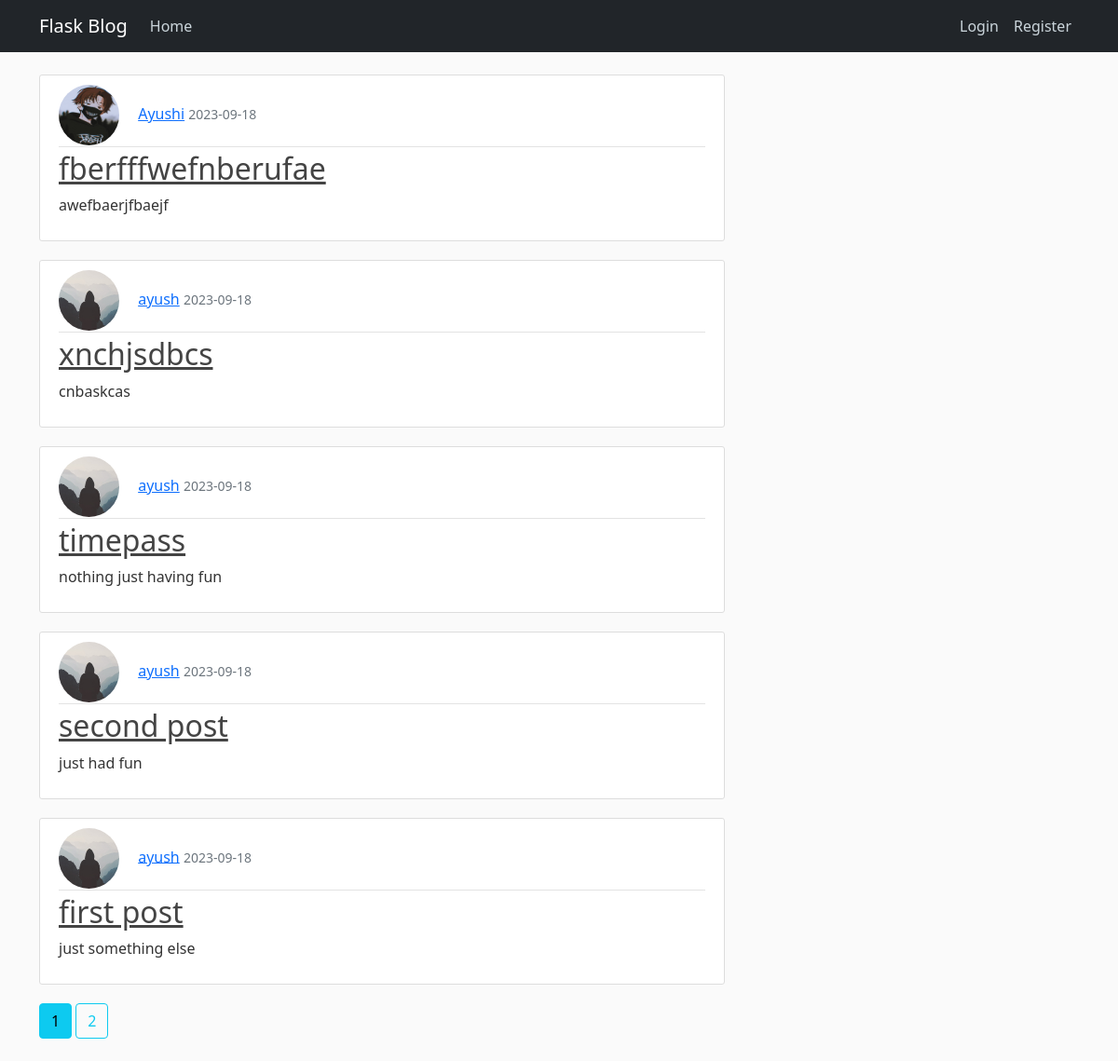
Page /home on the earlier database version.
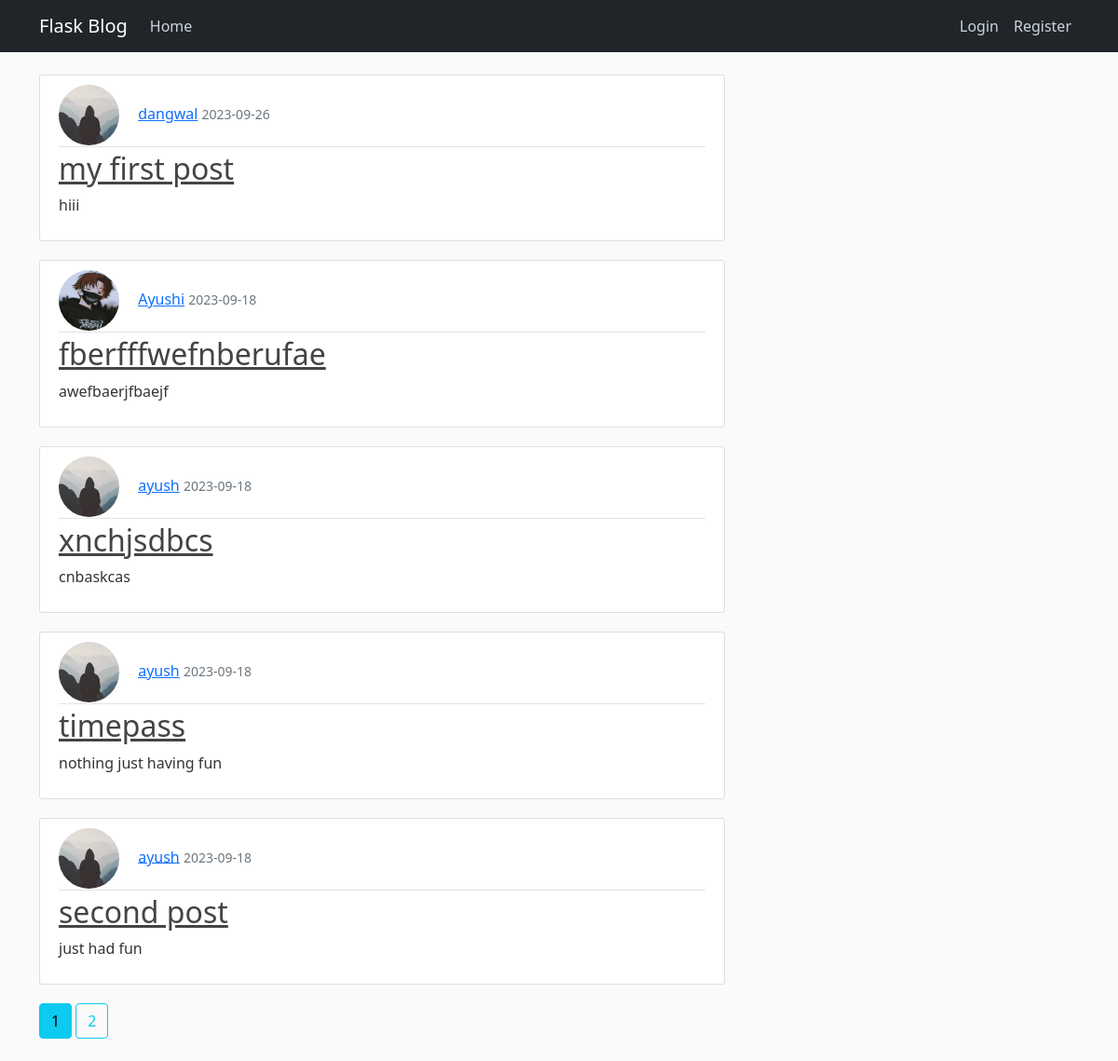
Same page on the later database version.
### flask_blog/models.py (models this page shows, shortened)
class Post(db.Model):
    id = db.Column(db.Integer, primary_key=True)
    title = db.Column(db.String(100), nullable=False)
    date_posted = db.Column(db.DateTime, nullable=False, default=datetime.utcnow)
    content = db.Column(db.Text, nullable=False)
    user_id = db.Column(db.Integer, db.ForeignKey("user.id"), nullable=False)

class User(db.Model, UserMixin):
    id = db.Column(db.Integer, primary_key=True)
    username = db.Column(db.String(20), unique=True, nullable=False)
    email = db.Column(db.String(120), unique=True, nullable=False)
    image_file = db.Column(db.String(20), nullable=False, default="default.jpg")
    password = db.Column(db.String(60), nullable=False)
    posts = db.relationship("Post", backref="Author", lazy=True)

### flask_blog/routes.py (the view)
@app.route("/")
@app.route("/home")
def home():
    page = request.args.get("page", 1, type=int)
    post = Post.query.order_by(Post.date_posted.desc()).paginate(page=page, per_page=5)
    return render_template("home.html", posts=post)

### flask_blog/templates/home.html (shortened to what this page needs)
{% extends "base.html" %}
{% block body %}
    {%for post in posts.items%}
    <article class="media content-section">
        <div class="media-body">
          <div class="article-metadata">
            <img class="rounded-circle article-img" src={{url_for('static',filename='pics/'+post.Author.image_file)}}>
            <a class="mr-2" href="{{url_for('user_post',username=post.Author.username)}}">{{ post.Author.username }}</a>
            <small class="text-muted">{{ post.date_posted.strftime('%Y-%m-%d') }}</small>
          </div>
          <h2><a class="article-title" href="{{url_for('post',post_id=post.id)}}">{{ post.title }}</a></h2>
          <p class="article-content">{{ post.content }}</p>
        </div>
      </article>
      {% endfor %}
      {% for page_num in posts.iter_pages(left_edge=1, right_edge=1,left_current=1,right_current=2) %}
              {%if page_num %}
                 {% if posts.page== page_num%}
                      <a class='btn btn-info mb-4' href="{{url_for('home',page=page_num)}}">{{page_num}}</a>
                  {%else%}
                  <a class='btn btn-outline-info mb-4' href="{{url_for('home',page=page_num)}}">{{page_num}}</a>
                  {% endif %}
              {% else %}
              ...
              {% endif %}
      {% endfor %}
{% endblock body %}

### flask_blog/templates/base.html (shortened to what this page needs)
<!doctype html>
<html lang="en">
  <head>
    <link href="https://cdn.jsdelivr.net/npm/bootstrap@5.0.2/dist/css/bootstrap.min.css" rel="stylesheet">
    <link rel="stylesheet" type="text/css" href="{{url_for('static',filename='main.css')}}">
  </head>
  <body>
    <header class="site-header">
        <nav class="navbar navbar-expand-md navbar-dark bg-dark fixed-top">
          <div class="container">
            <a class="navbar-brand mr-4" href="/">Flask Blog</a>
            <div class="collapse navbar-collapse" id="navbarToggle">
              <div class="navbar-nav mr-auto">
                <a class="nav-item nav-link" href="{{url_for('home')}}">Home</a>
              </div>
              <div class="navbar-nav ms-auto">
                {% if current_user.is_authenticated %}
                <a class="nav-item nav-link" href="{{url_for('new_post')}}">New Post</a>
                <a class="nav-item nav-link" href="{{url_for('account')}}">Account</a>
                <a class="nav-item nav-link" href="{{url_for('logout')}}">Logout</a>
                {%else %}
                <a class="nav-item nav-link" href="{{url_for('login')}}">Login</a>
                <a class="nav-item nav-link" href="{{url_for('register')}}">Register</a>
                {%endif%}
              </div>
            </div>
          </div>
        </nav>
      </header>
      <main role="main" class="container">
        <div class="row">
          <div class="col-md-8">
            <div class="media-content-section">{% block body %}{% endblock body %}</div>
          </div>
        </div>
      </main>
  </body>
</html>

### flask_blog/static/main.css (style rules this page uses)
body { background: #fafafa; color: #333333; margin-top: 5rem; }
h1, h2, h3, h4, h5, h6 { color: #444444; }
.site-header .navbar-nav .nav-link { color: #cbd5db; }
.content-section { background: #ffffff; padding: 10px 20px; border: 1px solid #dddddd; border-radius: 3px; margin-bottom: 20px; }
.article-title { color: #444444; }
.article-content { white-space: pre-line; }
.article-img { height: 65px; width: 65px; margin-right: 16px; }
.article-metadata { padding-bottom: 1px; margin-bottom: 4px; border-bottom: 1px solid #e3e3e3 }

Differences in the rows shown:
no longer on this page (row unchanged): Post: image_file (placeholder picture), Author.username "ayush", date_posted "2023-09-18", title "first post", content "just something else"
added Post: image_file (placeholder picture), Author.username "dangwal", date_posted "2023-09-26", title "my first post", content "hiii"
